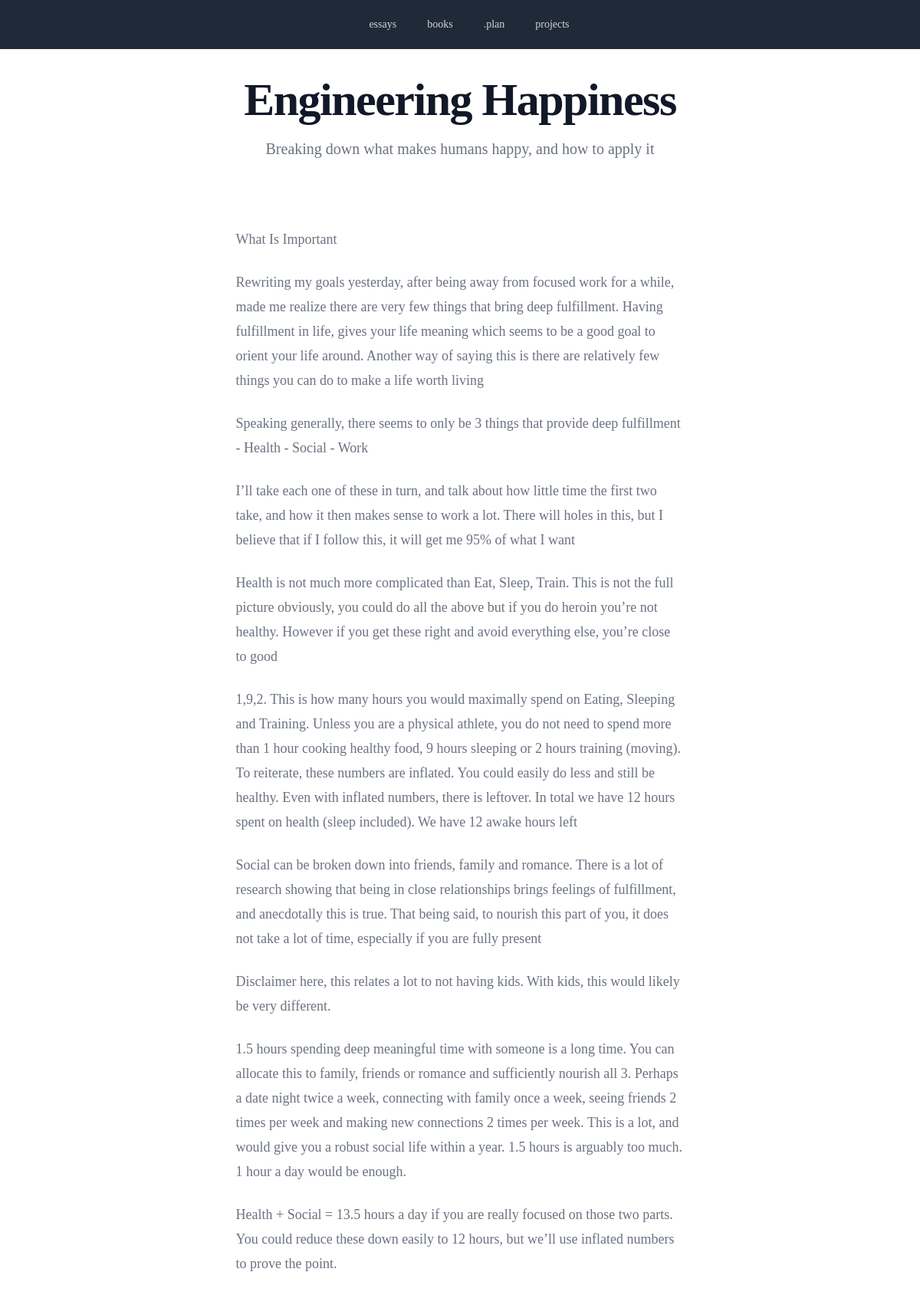
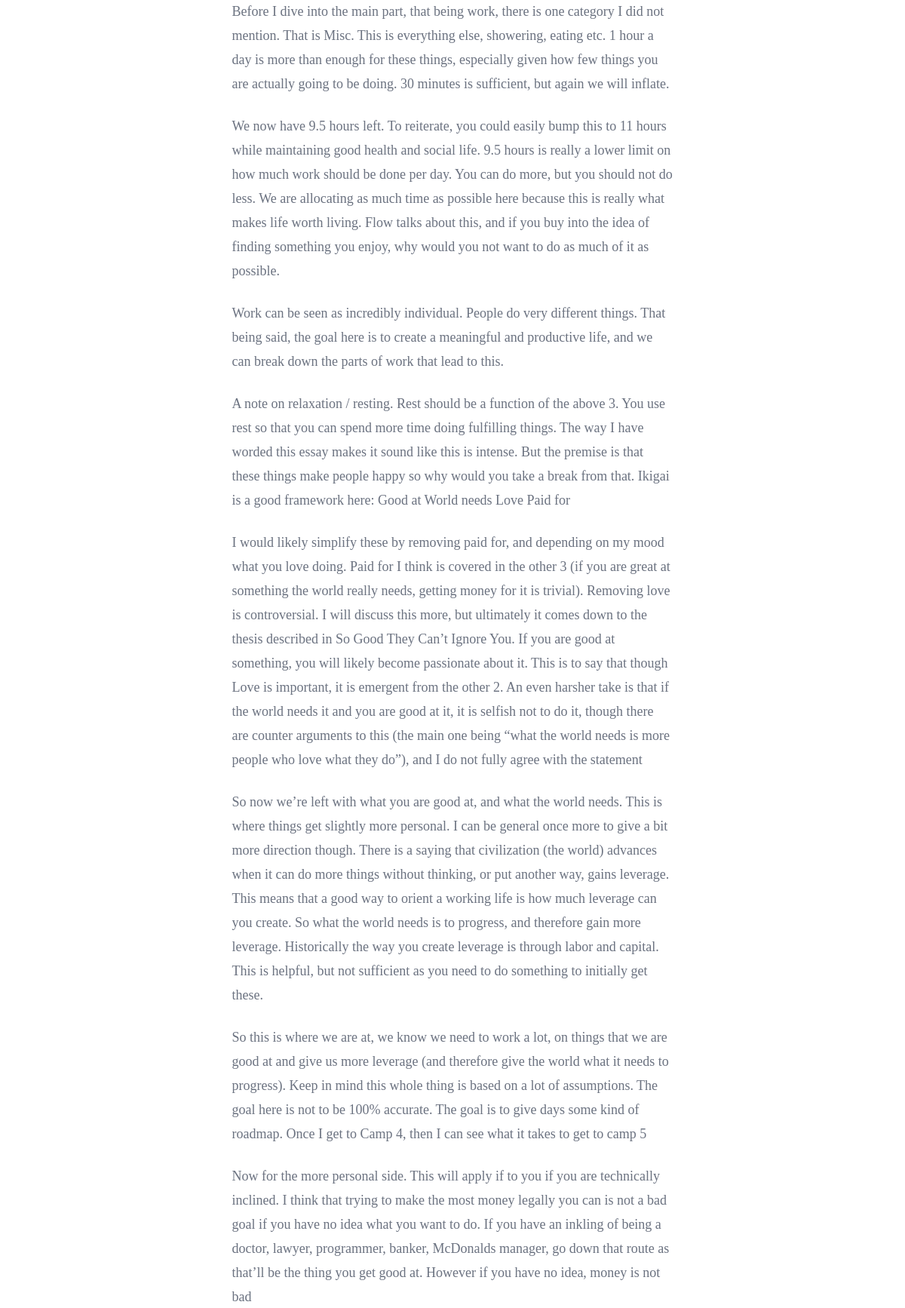
The app's page /engineering_happiness/ (upper part) with its own data (2 pictures, top to bottom).
### blog/models.py (models this page shows, shortened)
class EssayPost(models.Model):
    title = models.TextField()
    subtitle = models.TextField()
    content = models.TextField()
    create_date = models.DateTimeField()
    slug = models.SlugField(default=title)

### blog/views.py (the view)
# urls.py: path("<slug:slug>/", views.EssayView.as_view(), name="post_detail"),
class EssayView(generic.DetailView):
    model = EssayPost
    template_name = "content.html"

### theme/templates/content.html
{% extends "base.html" %}
{% load markdownify %}
{% block content %}
<body class="bg-gray-50 font-serif leading-normal tracking-normal">
    <div class="bg-white">
        <div class="mx-auto max-w-7xl pt-24 px-6  lg:px-8">
            <div class="text-center">
                <p class="mt-1 text-4xl font-bold tracking-tight text-gray-900 sm:text-5xl lg:text-6xl">
                    {{object.title}}
                </p>
                <p class="mx-auto mt-5 max-w-xl text-xl text-gray-500">{{object.subtitle}}</p>
            </div>
        </div>
    </div>
    <div class="relative overflow-hidden bg-white py-16">
        <div class="relative px-6 lg:px-8">
            <div class="prose prose-lg prose-indigo mx-auto mt-6 text-gray-500">
                {{object.content|markdownify}}
            </div>
        </div>
    </div>
</body>
{%endblock%}

### records on screen
EssayPost: title "Engineering Happiness", subtitle "Breaking down what makes humans happy, and how to apply it", content "What Is Important Rewriting my goals yesterday, after being away from focused work for a while, made me realize there are very few things that bring deep fulfillment. Having fulfillment in life, gives your life meaning which seems to be a good goal to orient your life around. Another way of saying this is there are relatively few things you can do to make a life worth living Speaking generally, there seems to only be 3 things that provide deep fulfillment - Health - Social - Work I’ll take each one of these in turn, and talk about how little time the first two take, and how it then makes sense to work a lot. There will holes in this, but I believe that if I follow this, it will get me 95%…"
